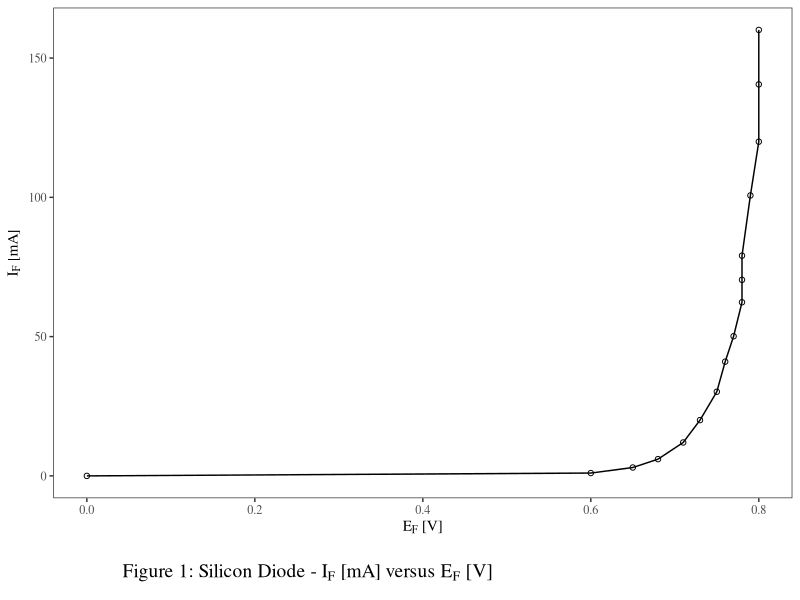
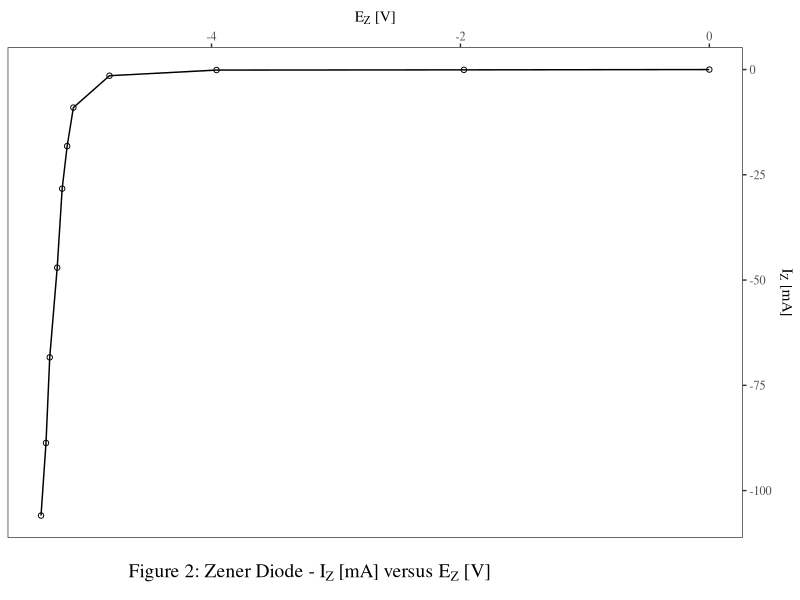
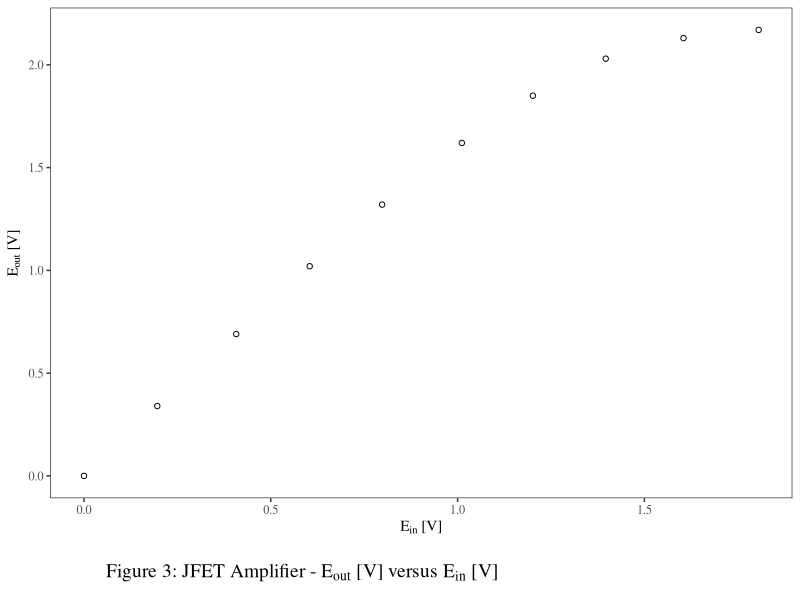

Recreate these plots in R, in order.
library(ggplot2)
library(gridExtra)
library(grid)

E_measured <- c(
  0.0,
  0.102,
  0.301,
  0.602,
  1.201,
  2.004,
  3.024,
  4.105,
  5.018,
  6.240,
  7.045,
  7.914,
  10.078,
  12.010,
  14.070,
  16.027
)

R_measured <- 100.1

I_F <- E_measured / R_measured * 1000 # ma

E_F <- c(
  0.0,
  0.6,
  0.65,
  0.68,
  0.71,
  0.73,
  0.75,
  0.76,
  0.77,
  0.78,
  0.78,
  0.78,
  0.79,
  0.80,
  0.80,
  0.80
)

data <- data.frame(E_F = E_F, I_F = I_F)

p1 <- ggplot(data, aes(x = E_F, y = I_F)) +
  geom_point(shape = 21, fill = "white") +
  geom_line() +
  xlab(expression(E[F] ~ "[V]")) +
  ylab(expression(I[F] ~ "[mA]")) +
  theme_bw(base_family = "serif") +
  theme(
    text = element_text(family = "serif"),
    panel.grid.major = element_blank(),
    panel.grid.minor = element_blank()
  )

title <- textGrob(
  expression("Figure 1: Silicon Diode -" ~ I[F] ~ "[mA] versus" ~ E[F] ~ "[V]"),
  gp = gpar(fontsize = 14, fontfamily = "serif"),
  hjust = 0.75
)

p1_out <- grid.arrange(p1, title, ncol = 1, heights = c(10, 1))

E_R <- -1*c(
  0,
  0.007,
  0.012,
  0.146,
  0.904,
  1.820,
  2.831,
  4.709,
  6.842,
  8.877,
  10.603
)

I_Z <- E_R / R_measured * 1000

E_Z <- -1*c(
  0,
  1.972,
  3.96,
  4.82,
  5.11,
  5.16,
  5.20,
  5.24,
  5.30,
  5.33,
  5.37
)

data2 <- data.frame(E_Z = E_Z, I_Z = I_Z)

p2 <- ggplot(data2, aes(x = E_Z, y = I_Z)) +
  geom_point(shape = 21, fill = "white") +
  geom_line() +
  xlab(expression(E[Z] ~ "[V]")) +
  ylab(expression(I[Z] ~ "[mA]")) +
  theme_bw(base_family = "serif") +
  theme(
    text = element_text(family = "serif"),
    panel.grid.major = element_blank(),
    panel.grid.minor = element_blank()
  ) +
  scale_x_continuous(position = "top") +
  scale_y_continuous(position = "right")

title2 <- textGrob(
  expression("Figure 2: Zener Diode -" ~ I[Z] ~ "[mA] versus" ~ E[Z] ~ "[V]"),
  gp = gpar(fontsize = 14, fontfamily = "serif"),
  hjust = 0.75
)

p2_out <- grid.arrange(p2, title2, ncol = 1, heights = c(10, 1))

E_in <- c(
  0,
  0.1962,
  0.4075,
  0.6041,
  0.798,
  1.0114,
  1.2014,
  1.3965,
  1.6046,
  1.8058
)

E_out <- c(
  0,
  0.34,
  0.69,
  1.02,
  1.32,
  1.62,
  1.85,
  2.03,
  2.13,
  2.17
)

data3 <- data.frame(E_in = E_in, E_out = E_out)

p3 <- ggplot(data3, aes(x = E_in, y = E_out)) +
  geom_point(shape = 21, fill = "white") +
  xlab(expression(E["in"] ~ "[V]")) +
  ylab(expression(E["out"] ~ "[V]")) +
  theme_bw(base_family = "serif") +
  theme(
    text = element_text(family = "serif"),
    panel.grid.major = element_blank(),
    panel.grid.minor = element_blank()
  ) +
  scale_x_continuous(position = "bottom") +
  scale_y_continuous(position = "left")

title3 <- textGrob(
  expression("Figure 3: JFET Amplifier -" ~ E["out"] ~ "[V] versus" ~ E["in"] ~ "[V]"),
  gp = gpar(fontsize = 14, fontfamily = "serif"),
  hjust = 0.75
)

p3_out <- grid.arrange(p3, title3, ncol = 1, heights = c(10, 1))

ggsave(filename = "I_F vs E_F plot.png", plot = p1_out, width = 6, height = 10)
ggsave(filename = "I_Z vs E_Z plot.png", plot = p2_out, width = 6, height = 10)
ggsave(filename = "E_out vs E_in plot.png", plot = p3_out, width = 6, height = 10)
